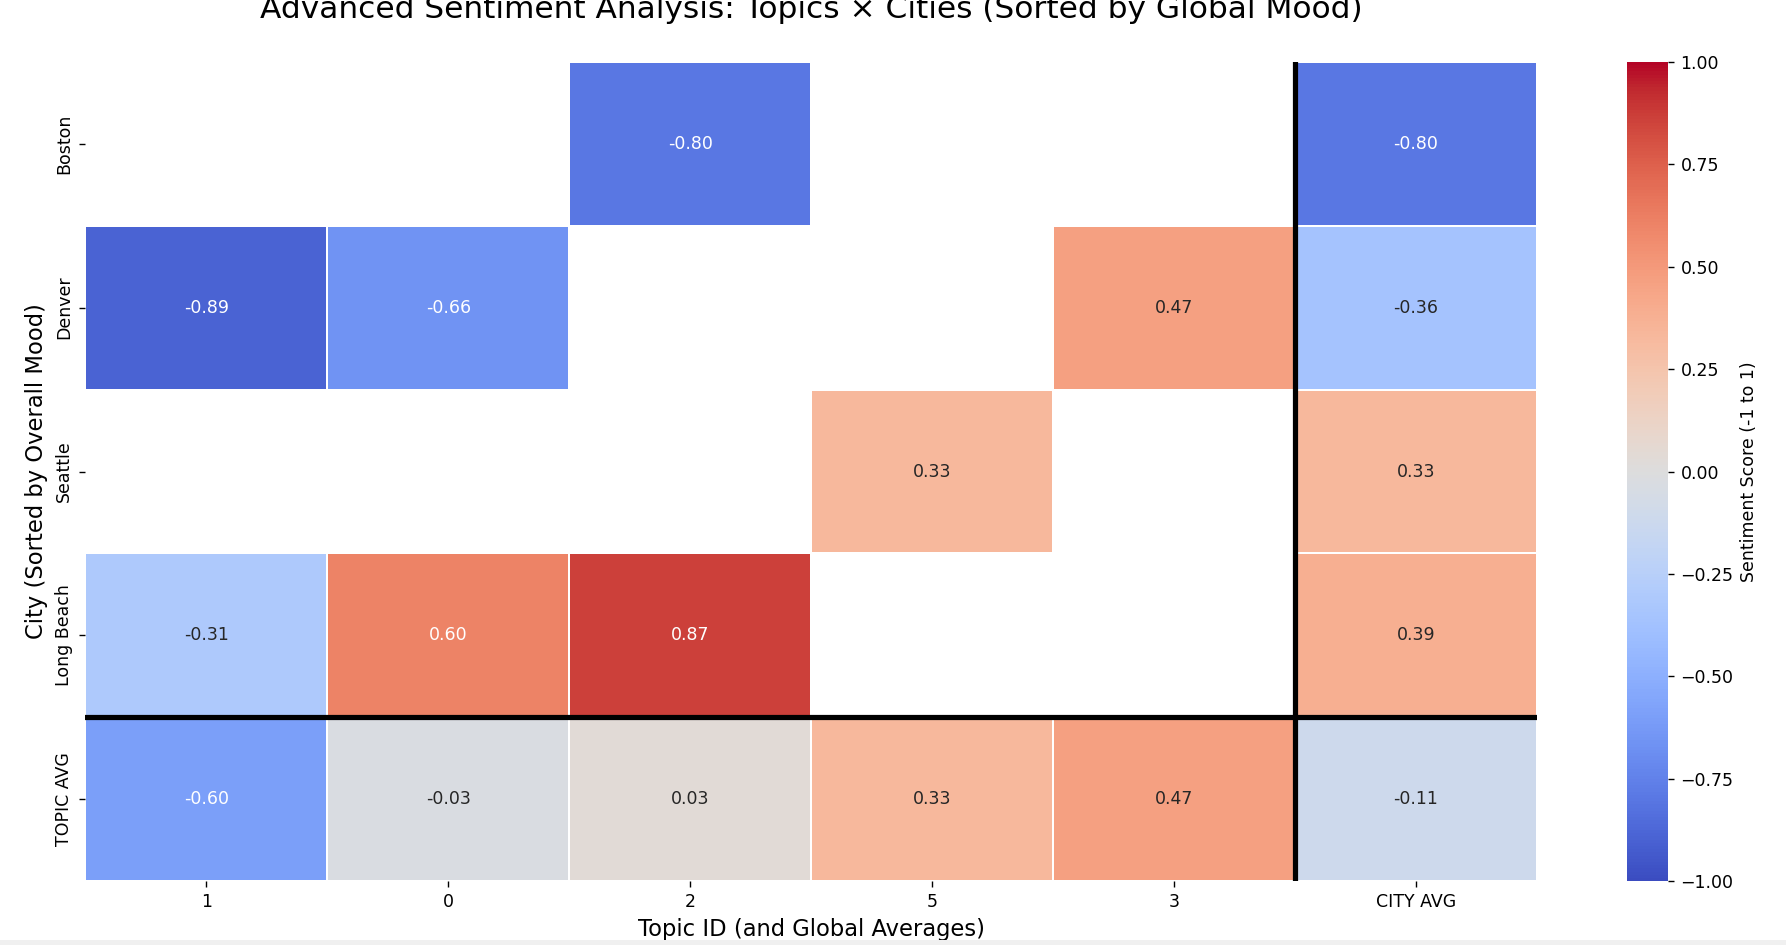

This chart was generated by the following Python code:
import pandas as pd
import matplotlib.pyplot as plt
import seaborn as sns
from sqlalchemy import create_engine

# 1. Database Connection
engine = create_engine('postgresql://postgres:admin@localhost/nlp')

# 2. Optimized Query
query = """
    SELECT m.city, n.dominant_topic, 
           AVG(n.avg_sentiment) AS avg_topic_sentiment
    FROM nlp_summary_by_meeting n 
    JOIN meetings_metadata m ON n.meeting_id = m.meeting_id 
    GROUP BY m.city, n.dominant_topic;
"""

df = pd.read_sql(query, engine)
df['avg_topic_sentiment'] = pd.to_numeric(df['avg_topic_sentiment'], errors='coerce')

# 3. Pivot for heatmap
heatmap_df = df.pivot(index="city", columns="dominant_topic", values="avg_topic_sentiment")

# --- 4. PROFESSOR-PROOF ENHANCEMENTS ---

# Calculate Marginal Means (Extra row and column)
heatmap_df['CITY AVG'] = heatmap_df.mean(axis=1) # Average sentiment per city
topic_avg = heatmap_df.mean(axis=0).to_frame().T
topic_avg.index = ['TOPIC AVG']
heatmap_df = pd.concat([heatmap_df, topic_avg]) # Add average sentiment per topic row

# Sort Cities by Overall Sentiment (ascending to see most negative first)
# We keep the 'TOPIC AVG' row at the bottom
sorted_cities = heatmap_df.iloc[:-1].sort_values('CITY AVG', ascending=True)
heatmap_df = pd.concat([sorted_cities, heatmap_df.iloc[[-1]]])

# Sort Topics by Global Sentiment (excluding the CITY AVG column)
sorted_topics = heatmap_df.columns[:-1].tolist()
sorted_topics.sort(key=lambda x: heatmap_df.loc['TOPIC AVG', x])
heatmap_df = heatmap_df[sorted_topics + ['CITY AVG']]

# 5. Visualization
plt.figure(figsize=(14, 10))

# Using 'coolwarm' for perceptual accuracy (Blue = Negative, Red = Positive)
# Normalizing to -1 and 1 since sentiment typically ranges in this scale
sns.heatmap(
    heatmap_df,
    annot=True,
    fmt=".2f",           # 2 decimals is cleaner for reports
    cmap="coolwarm",     # Blue (Negative) -> White (Neutral) -> Red (Positive)
    center=0,            # Ensure 0 is the true neutral color
    vmin=-1,             # Standardize scale
    vmax=1,
    linewidths=1,
    cbar_kws={'label': 'Sentiment Score (-1 to 1)'},
    mask=heatmap_df.isnull()
)

# Highlight Marginal Aggregates (Visual distinction for the new row/column)
plt.title("Advanced Sentiment Analysis: Topics × Cities (Sorted by Global Mood)", fontsize=18, pad=25)
plt.xlabel("Topic ID (and Global Averages)", fontsize=13)
plt.ylabel("City (Sorted by Overall Mood)", fontsize=13)

# Add a visual separator for the summary row/column (optional)
plt.axhline(y=len(heatmap_df)-1, color='black', linewidth=3)
plt.axvline(x=len(heatmap_df.columns)-1, color='black', linewidth=3)

plt.tight_layout()
plt.show()
